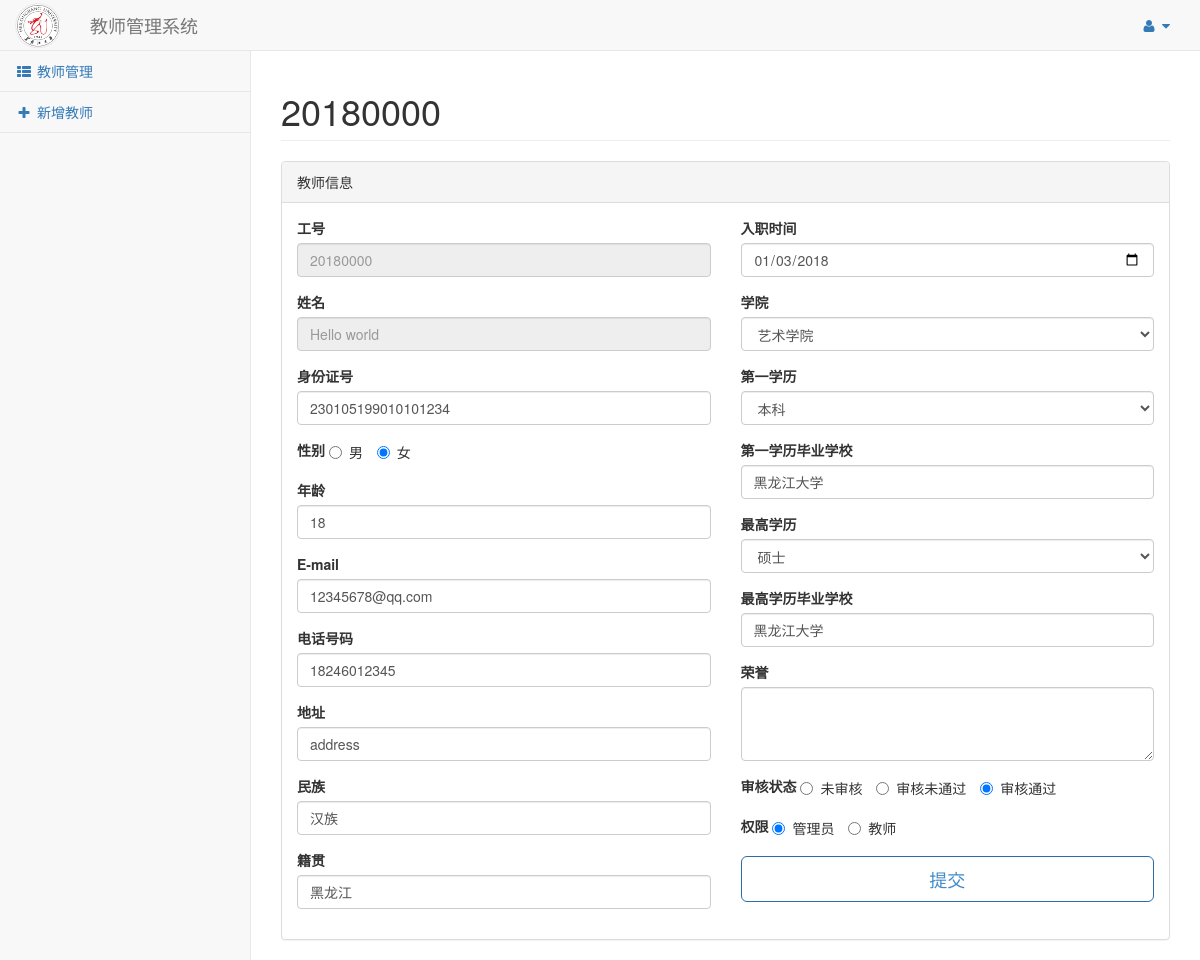
Page /teachertables/20180000/ on the committed database.
### teacher/models.py (models this page shows, shortened)
class Teacher(models.Model):
    SEX_CHOICES = (
        (0, '男'),
        (1, '女'),
    )
    COL_CHOICES = (
        (0, '中俄学院'),
        (1, '哲学学院'),
        (2, '政府管理学院'),
        (3, '经济与工商管理院'),
        (4, '法学院'),
        (5, '教育科学研究学院'),
        (6, '文学院'),
        (7, '新闻传播学院'),
        (8, '西语学院'),
        (9, '俄语学院'),
        (10, '东语学院'),
        (11, '艺术学院'),
        (12, '历史文化旅游学院'),
        (13, '数学科学学院'),
        (14, '物理科学与技术学院'),
        (15, '化学化工与材料学院'),
        (16, '生命科学学院'),
        (17, '机电工程学院'),
        (18, '电子工程学院'),
        (19, '计算机科学技术学院'),
        (20, '软件学院'),
        (21, '信息科学与技术学院'),
        (22, '建筑工程学院'),
        (23, '水利电力学院'),
        (24, '农作物研究院'),
        (25, '农业资源与环境学院'),
        (26, '信息管理学院'),
        (27, '应用外语学院'),
        (28, '俄语语言文学中心'),
        (29, '马克思主义学院'),
        (30, '国际文化教育学院'),
        (31, '满族语言文化研究中心')
    )
    TIT_CHOICES = (
        (0, '教授'),
        (1, '副教授'),
        (2, '讲师'),
        (3, '助理讲师'),
    )
    EDU_CHOICES = (
        (0,'专科'),
        (1,'本科'),
        (2,'硕士'),
        (3,'博士'),
        (4,'博士后'),
    )
    CHE_CHOICES = (
        (0, '待审核'),
        (1, '已审核'),
        (2, '审核未通过')
    )
    RAT_CHOICES = (
        (0, '未填写课时'),
        (1, 'A'),
        (2, 'B'),
        (3, 'C'),
        (4, '待评级'),
    )
    work_ID = models.IntegerField('WorkID', primary_key= True)
    name = models.CharField('Name', max_length=10)
    email = models.EmailField('Email', null= True)
    sex = models.IntegerField('Sex', choices=SEX_CHOICES,default=0)
    card_ID = models.CharField('CardID', max_length=18,default='')
    age = models.PositiveIntegerField('age',default=0)
    address = models.CharField('Addre', max_length=100,default='')
    nation = models.CharField('Nation', max_length=40, default='')
    birthplace = models.CharField('BirthPlace', max_length=100, default='')
    phonenum = models.CharField('Phone', max_length=15, default='')
    title = models.IntegerField('Title', choices=TIT_CHOICES, default= 2)
    firstedu = models.IntegerField('FirstEdu', choices=EDU_CHOICES, default=1)
    firstsch = models.CharField('FirstSch', max_length=100, default='')
    finaledu = models.IntegerField('FinalEdu', choices=EDU_CHOICES, default=1)
    finalsch = models.CharField('FinalSch', max_length=100, default='')
    honor = models.TextField('Honor', default='')
    college = models.IntegerField('College', choices=COL_CHOICES,default=0)
    entry_time = models.DateField('EntryTime',default='')
    checkstatus = models.IntegerField('CheckStu', choices=CHE_CHOICES, default=0)
    last5 = models.IntegerField('Last5', default=0)
    last4 = models.IntegerField('Last4', default=0)
    last3 = models.IntegerField('Last3', default=0)
    last2 = models.IntegerField('Last2', default=0)
    last1 = models.IntegerField('Last1', default=0)
    rate = models.IntegerField('Rate', choices=RAT_CHOICES,default=0)
    class Meta:
        ordering = ['name']

class User(models.Model):
    STATUS_CHOICE = (
        (0, 'admin'),
        (1, 'teacher'),
    )
    username = models.OneToOneField('Teacher', primary_key= True, on_delete=models.CASCADE)
    password = models.CharField(max_length=15)
    status = models.IntegerField(choices=STATUS_CHOICE)

### teacher/views.py (the view, shortened to what this page needs)
# urls.py: url(r'^teachertables/(?P<teacher>\d{8})/$',views.edit, name='teacher_id'),
def edit(request, teacher):
    teacher_ID = int(teacher)
    date = models.Teacher.objects.get(work_ID=teacher_ID)
    user = models.User.objects.get(username=teacher_ID)
    college_list = list(date.COL_CHOICES)
    title_list = list(date.TIT_CHOICES)
    edu_list = list(date.EDU_CHOICES)
    return render(request, "edit.html", {"data": date, "user":user, "college_list":college_list, "title_list":title_list, "edu_list":edu_list})

### templates/edit.html (shortened to what this page needs)
<!DOCTYPE html>
<html lang="en">
{% load staticfiles %}
<head>
    <link href="{% static '/vendor/bootstrap/css/bootstrap.min.css' %}" rel="stylesheet">
    <link href="{% static '/vendor/metisMenu/metisMenu.min.css' %}" rel="stylesheet">
    <link href="{% static '/dist/css/sb-admin-2.css' %}" rel="stylesheet">
    <link href="{% static '/vendor/morrisjs/morris.css' %}" rel="stylesheet">
    <link href="{% static '/vendor/font-awesome/css/font-awesome.min.css' %}" rel="stylesheet" type="text/css">
</head>
<body>
    <div id="wrapper">
        <nav class="navbar navbar-default navbar-static-top" role="navigation" style="margin-bottom: 0">
            <div class="navbar-header">
                <a class="navbar-brand" href="#">
                    <img alt="Brand" style="max-width:100px;margin-top:-12px;" src="{% static '/picture/logo.png' %}" width="45" height="45">
                </a>
                <a class="navbar-brand" href="http://127.0.0.1:8000/dean/">教师管理系统</a>
            </div>
            <ul class="nav navbar-top-links navbar-right">
                <li class="dropdown">
                    <a class="dropdown-toggle" data-toggle="dropdown" href="#">
                        <i class="fa fa-user fa-fw"></i> <i class="fa fa-caret-down"></i>
                    </a>
                </li>
            </ul>
            <div class="navbar-default sidebar" role="navigation">
                <div class="sidebar-nav navbar-collapse">
                    <ul class="nav" id="side-menu">
                        <li>
                            <a href="http://127.0.0.1:8000/teachertables/"><i class="fa fa-th-list fa-fw"></i> 教师管理</a>
                        </li>
                        <li>
                            <a href="http://127.0.0.1:8000/teacherform/"><i class="fa fa-plus fa-fw"></i> 新增教师</a>
                        </li>
                    </ul>
                </div>
            </div>
        </nav>
        <div id="page-wrapper">
            <div class="row">
                <div class="col-lg-12">
                    <h1 class="page-header">{{ data.work_ID }}</h1>
                </div>
            </div>
            <div class="row">
                <div class="col-lg-12">
                    <div class="panel panel-default">
                        <div class="panel-heading">
                            教师信息
                        </div>
                        <div class="panel-body">
                            <div class="row">
                            <form method="post" enctype="multipart/form-data">
                                <div class="col-lg-6">
                                        <div class="form-group">
                                                <label for="disabledSelect">工号</label>
                                                <input class="form-control" name = {{ data.work_ID }} id="disabledInput" type="text" placeholder="{{ data.work_ID }}" disabled>
                                        </div>
                                        <div class="form-group">
                                                <label for="disabledSelect">姓名</label>
                                                <input class="form-control" name = {{ data.name }}id="disabledInput" type="text" placeholder="{{ data.name }}" disabled>
                                        </div>
                                        <div class="form-group">
                                            <label>身份证号</label>
                                            <input class="form-control" name="card_ID" pattern="^([0-9]){7,18}(x|X)?$" title="有效身份证号" value = {{ data.card_ID }}>
                                        </div>
                                        <div class="form-group">
                                            <label>性别</label>
                                            <label class="radio-inline">
                                                <input type="radio" name="sex" id="optionsRadiosInline1" value="0" {% if data.sex == 0 %} checked {% endif %}>男
                                            </label>
                                            <label class="radio-inline">
                                                <input type="radio" name="sex" id="optionsRadiosInline2" value="1" {% if data.sex == 1 %} checked {% endif %}>女
                                            </label>
                                        </div>
                                        <div class="form-group">
                                            <label>年龄</label>
                                            <input class="form-control" name="age" pattern="^(?:[1-9]?\d|100)$" title="有效年龄1-100" value = {{ data.age }}>
                                        </div>
                                        <div class="form-group">
                                            <label>E-mail</label>
                                            <input class="form-control" name ="email" pattern = "^[a-zA-Z0-9_.-]+@[a-zA-Z0-9-]+(\.[a-zA-Z0-9-]+)*\.[a-zA-Z0-9]{2,6}$" title="有效邮箱地址" value = {{ data.email }} >
                                        </div>
                                        <div class="form-group">
                                            <label>电话号码</label>
                                            <input class="form-control" name ="phone"
                                                   pattern= "^(13[0-9]|14[5|7]|15[0|1|2|3|5|6|7|8|9]|18[0|1|2|3|5|6|7|8|9])\d{8}$"
                                                   title="有效手机号"
                                                   value = {{ data.phonenum }}>
                                        </div>
                                        <div class="form-group">
                                            <label>地址</label>
                                            <input class="form-control" name = "address" value = {{ data.address }}>
                                        </div>
                                        <div class="form-group">
                                            <label>民族</label>
                                            <input class="form-control" name = "nation" value = {{ data.nation }}>
                                        </div>
                                        <div class="form-group">
                                            <label>籍贯</label>
                                            <input class="form-control" name = "birthplace" value = {{ data.birthplace }}>
                                        </div>
                                </div>
                                <div class="col-lg-6">
                                        <div class="form-group">
                                            <label>入职时间</label>
                                            <input class="form-control" placeholder="0000-00-00" name = "entry_time"
                                                   type="date" value = {{ data.entry_time|date:'Y-m-d' }}>
                                        </div>
                                        <div class="form-group" >
                                            <label>学院</label>
                                            <select class="form-control" name = "college">
                                                    {% for d in college_list %}
                                                        <option value="{{ d.0 }}" {% if data.college == d.0 %} selected = "selected" {% endif %}>{{ d.1 }}</option>
                                                    {% endfor %}
                                            </select>
                                        </div>
                                        <div class="form-group" >
                                            <label>第一学历</label>
                                            <select class="form-control" name = "firstedu">
                                                    {% for d in edu_list %}
                                                        <option value="{{ d.0 }}" {% if data.firstedu == d.0 %} selected = "selected" {% endif %}>{{ d.1 }}</option>
                                                    {% endfor %}
                                            </select>
                                        </div>
                                        <div class="form-group">
                                            <label>第一学历毕业学校</label>
                                            <input class="form-control" name = "firstsch" value = {{ data.firstsch }}>
                                        </div>
                                        <div class="form-group" >
                                            <label>最高学历</label>
                                            <select class="form-control" name = "finaledu">
                                                    {% for d in edu_list %}
                                                        <option value="{{ d.0 }}" {% if data.finaledu == d.0 %} selected = "selected" {% endif %}>{{ d.1 }}</option>
                                                    {% endfor %}
                                            </select>
                                        </div>
                                        <div class="form-group">
                                            <label>最高学历毕业学校</label>
                                            <input class="form-control" name = "finalsch" value = {{ data.finalsch }}>
                                        </div>
                                        <div class="form-group">
                                            <label>荣誉</label>
                                            <textarea class="form-control" rows="3" name = "honor" value = {{ data.honor }}>{{ data.honor }}</textarea>
                                        </div>
                                        <div class="form-group">
                                            <label>审核状态</label>
                                            <label class="radio-inline">
                                                <input type="radio" name="check" id="optionsRadiosInline1" value="0" {% if data.checkstatus == 0 %} checked {% endif %}>未审核
                                            </label>
                                            <label class="radio-inline">
                                                <input type="radio" name="check" id="optionsRadiosInline2" value="2" {% if data.checkstatus == 2 %} checked {% endif %}>审核未通过
                                            </label>
                                            <label class="radio-inline">
                                                <input type="radio" name="check" id="optionsRadiosInline2" value="1" {% if data.checkstatus == 1 %} checked {% endif %}>审核通过
                                            </label>
                                        </div>
                                        <div class="form-group">
                                            <label>权限</label>
                                            <label class="radio-inline">
                                                <input type="radio" name="status" id="optionsRadiosInline1" value="0" {% if user.status == 0 %} checked {% endif %}>管理员
                                            </label>
                                            <label class="radio-inline">
                                                <input type="radio" name="status" id="optionsRadiosInline2" value="1" {% if user.status == 1 %} checked {% endif %}>教师
                                            </label>
                                        </div>
                                    <input type="submit" class="btn btn-outline btn-primary btn-lg btn-block" value="提交"></input>
                                </div>
                            </form>
                            </div>
                        </div>
                    </div>
                </div>
            </div>
        </div>
    </div>
</body>
</html>

### rows in the picture
Teacher: work_ID "20180000", name "Hello world", card_ID "230105199010101234", sex "☐ 男", sex "☑ 女", age "18", email "12345678@qq.com", phone "18246012345", address "address", nation "汉族", birthplace "黑龙江", entry_time "01/03/2018", college "艺术学院", firstedu "本科", firstsch "黑龙江大学", finaledu "硕士", finalsch "黑龙江大学", checkstatus "☐ 未审核", checkstatus "☐ 审核未通过", checkstatus "☑ 审核通过"
User: status "☑ 管理员", status "☐ 教师"
